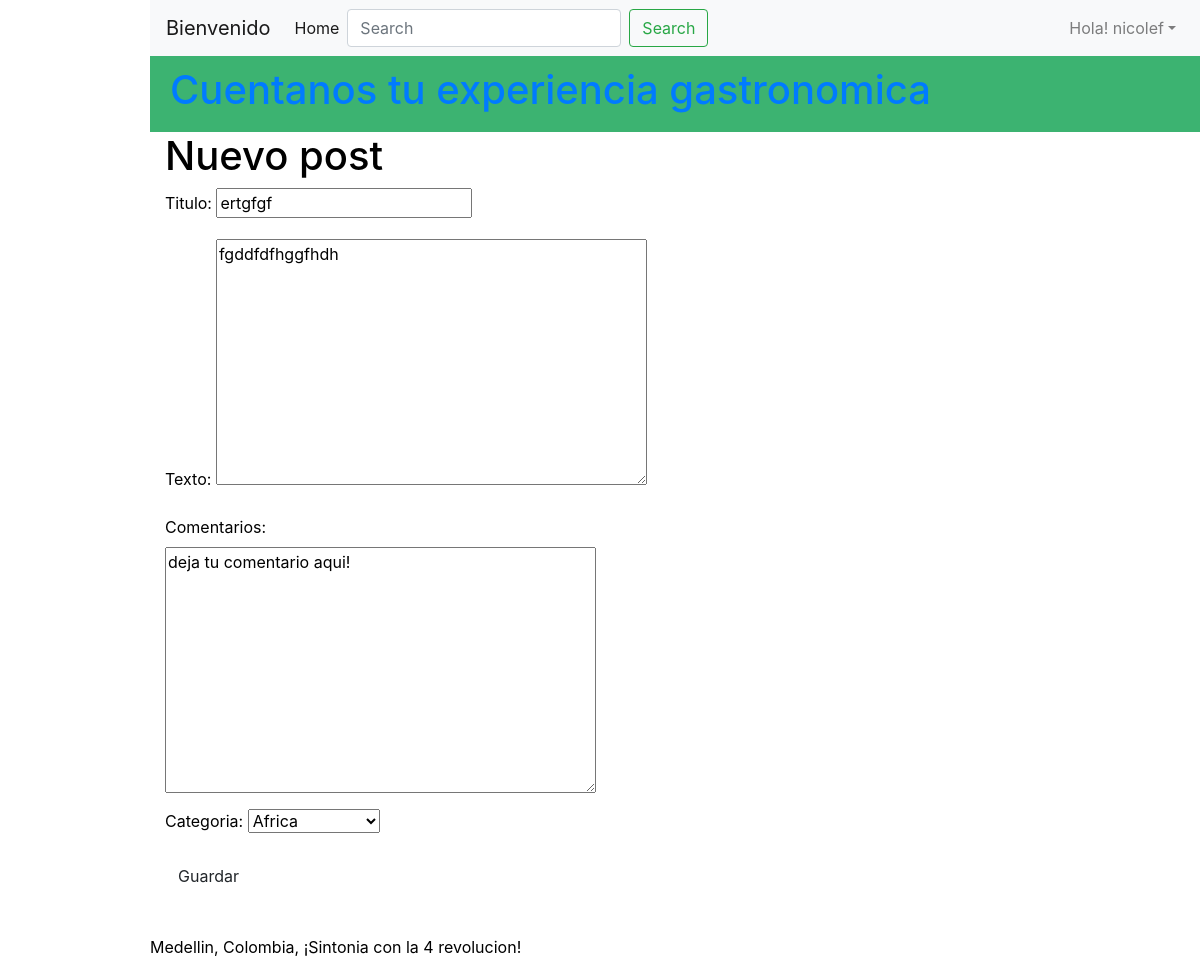
Page /blog/post/9/edit/ (signed in) on the committed database.
### restaurante/models.py (models this page shows, shortened)
class PostRestaurant(models.Model):
    autor = models.ForeignKey(User, related_name='blog_restaurante', on_delete=models.PROTECT)
    titulo = models.CharField(max_length=200)
    texto = models.TextField()
    fecha_creacion = models.DateTimeField(
            default=timezone.now)
    fecha_publicado = models.DateTimeField(
            blank=True, null=True)
    categoria = models.CharField(max_length=50, choices=TIPO_OPCIONES, default=SUR_AMERICA)
    tags = models.CharField(max_length=100, null=True, blank=True)
    comentarios = models.TextField(max_length=500, default='deja tu comentario aqui!')
    likes = models.ManyToManyField(User, related_name='likes', blank=True)

### restaurante/views.py (the view)
# urls.py: path('post/<int:pk>/edit/', views.post_edit, name='post_edit'),
@login_required()
def post_edit(request, pk):
    user = request.user
    post = get_object_or_404(PostRestaurant, pk=pk)
    if user == post.autor:
        if request.method == "POST":
            form = RestauranteForm(request.POST, instance=post)
            if form.is_valid():
                post = form.save(commit=False)
                post.autor = request.user
                post.fecha_publicado = timezone.now()
                post.save()
                return redirect('restaurante:post_detail', pk=post.pk)
        else:
            form = RestauranteForm(instance=post)
        return render(request, 'restaurante/post_edit.html', {'form': form})
    else:
        return redirect('restaurante:post_restaurant')

### restaurante/forms.py
class RestauranteForm(forms.ModelForm):
    class Meta:
        model = PostRestaurant
        fields = ('titulo', 'texto','comentarios','categoria')

### restaurante/templates/restaurante/post_edit.html
{% extends 'restaurante/base.html' %}
{% block content %}
    <h1>Nuevo post</h1>
    <form method="POST" class="post-form">{% csrf_token %}
        {{ form.as_p }}
        <button type="submit" class="btn btn-oulined-success">Guardar</button>
    </form>
{% endblock %}

### restaurante/templates/restaurante/navbar.html (shortened to what this page needs)
 <nav class="navbar navbar-expand-lg navbar-light bg-light">
  <a class="navbar-brand" href="#">Bienvenido</a>
    <div class="collapse navbar-collapse" id="navbarSupportedContent">
      <ul class="navbar-nav mr-auto">
        <li class="nav-item active">
          <a class="nav-link" href="{% url 'restaurante:post_restaurant' %}">Home <span class="sr-only">(current)</span></a>
        </li>
        <form class="form-inline my-2 my-lg-0">
            <input class="form-control mr-sm-2" type="search" placeholder="Search" aria-label="Search">
            <button class="btn btn-outline-success my-2 my-sm-0" type="submit">Search</button>
        </form>
      </ul>
      <ul class="navbar-nav">
        {% if request.user.is_authenticated %}
        <li class="nav-item dropdown">
          <a class="nav-link dropdown-toggle" href="#" id="navbarDropdown" role="button" data-toggle="dropdown" aria-haspopup="true" aria-expanded="false">Hola!  {{ request.user }}</a>
        {% endif %}
      </ul>
    </div>
</nav>

### restaurante/static/css/style.css (style rules this page uses)
body { padding-left: 150px; color: #000000; }

### rows in the picture
PostRestaurant: titulo "ertgfgf", texto "fgddfdfhggfhdh", comentarios "deja tu comentario aqui!", categoria "Africa"

### other values in the picture
{{ request.user }} "nicolef"
